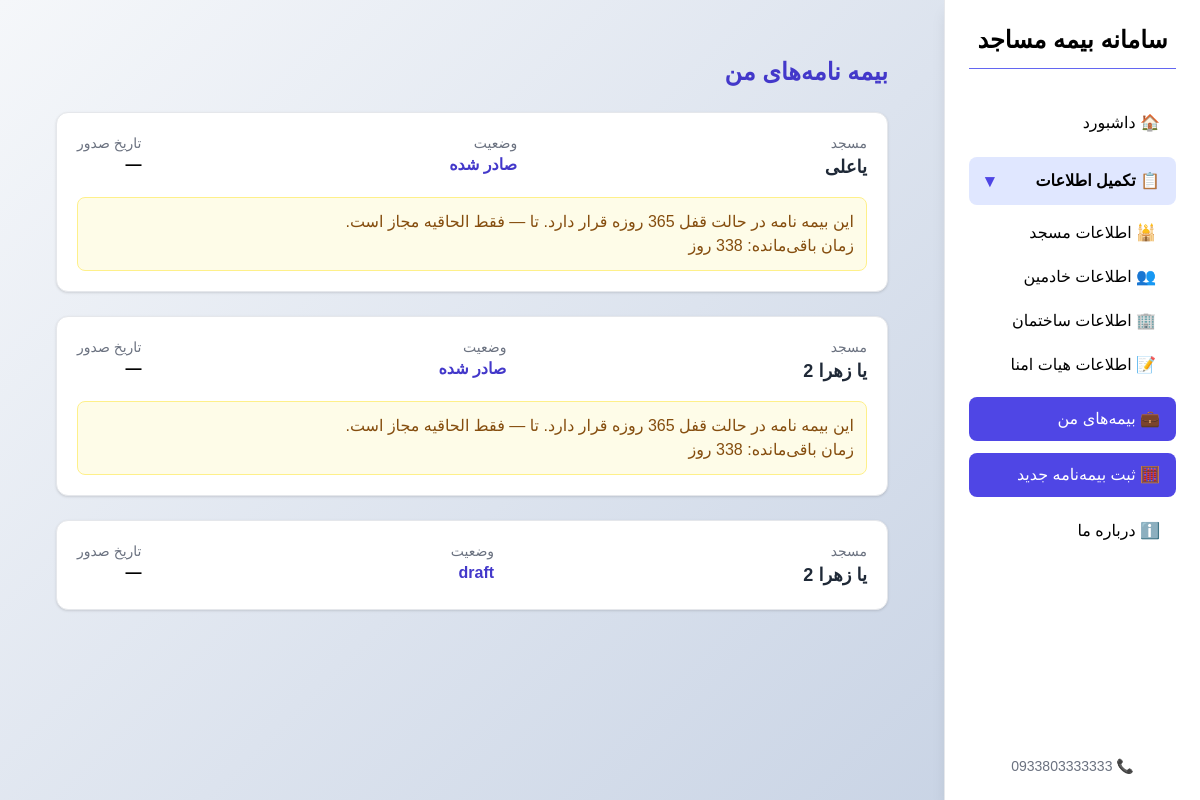
The page /insurance/myinsurance/ (signed in) on the database as committed earlier.
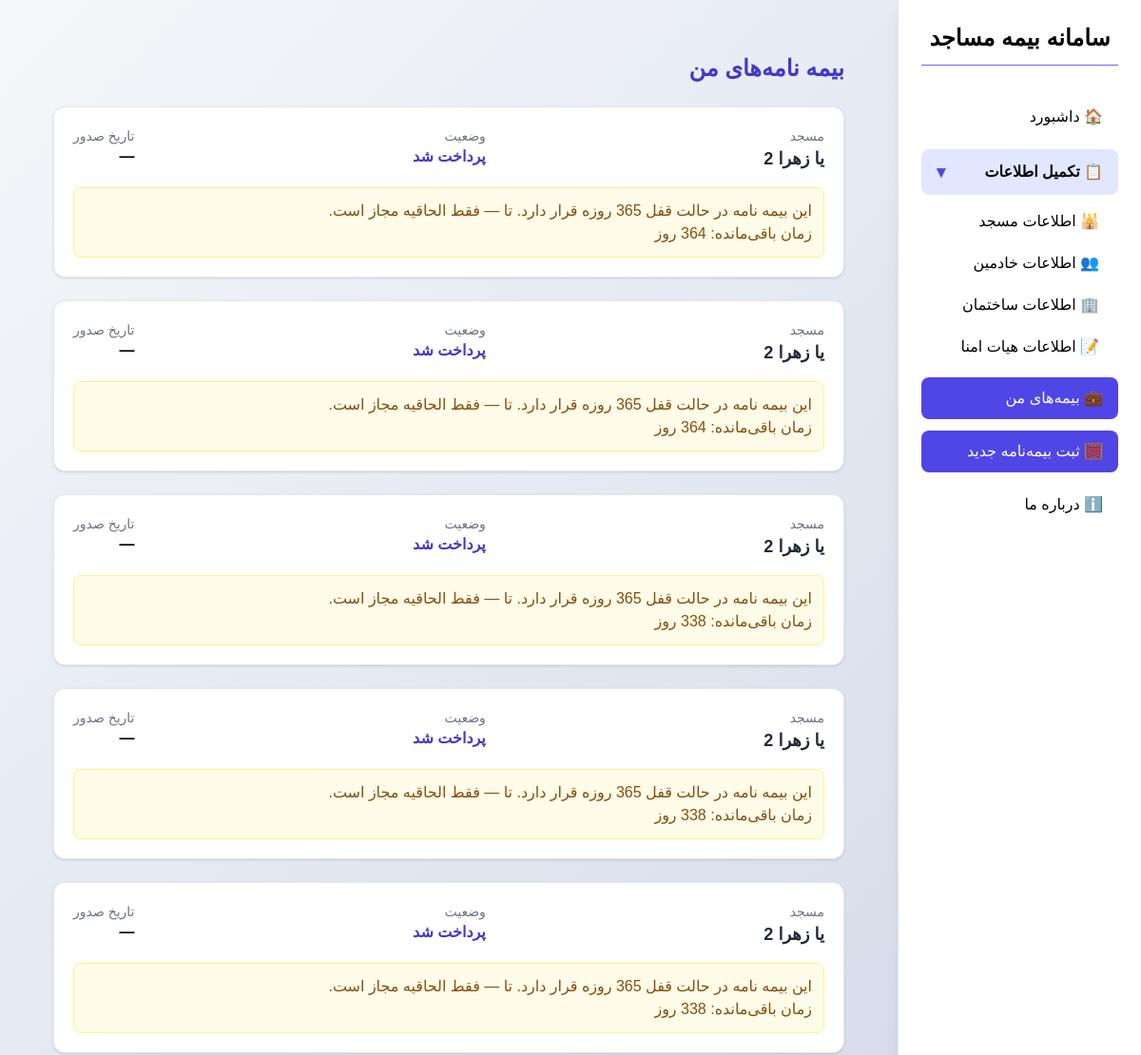
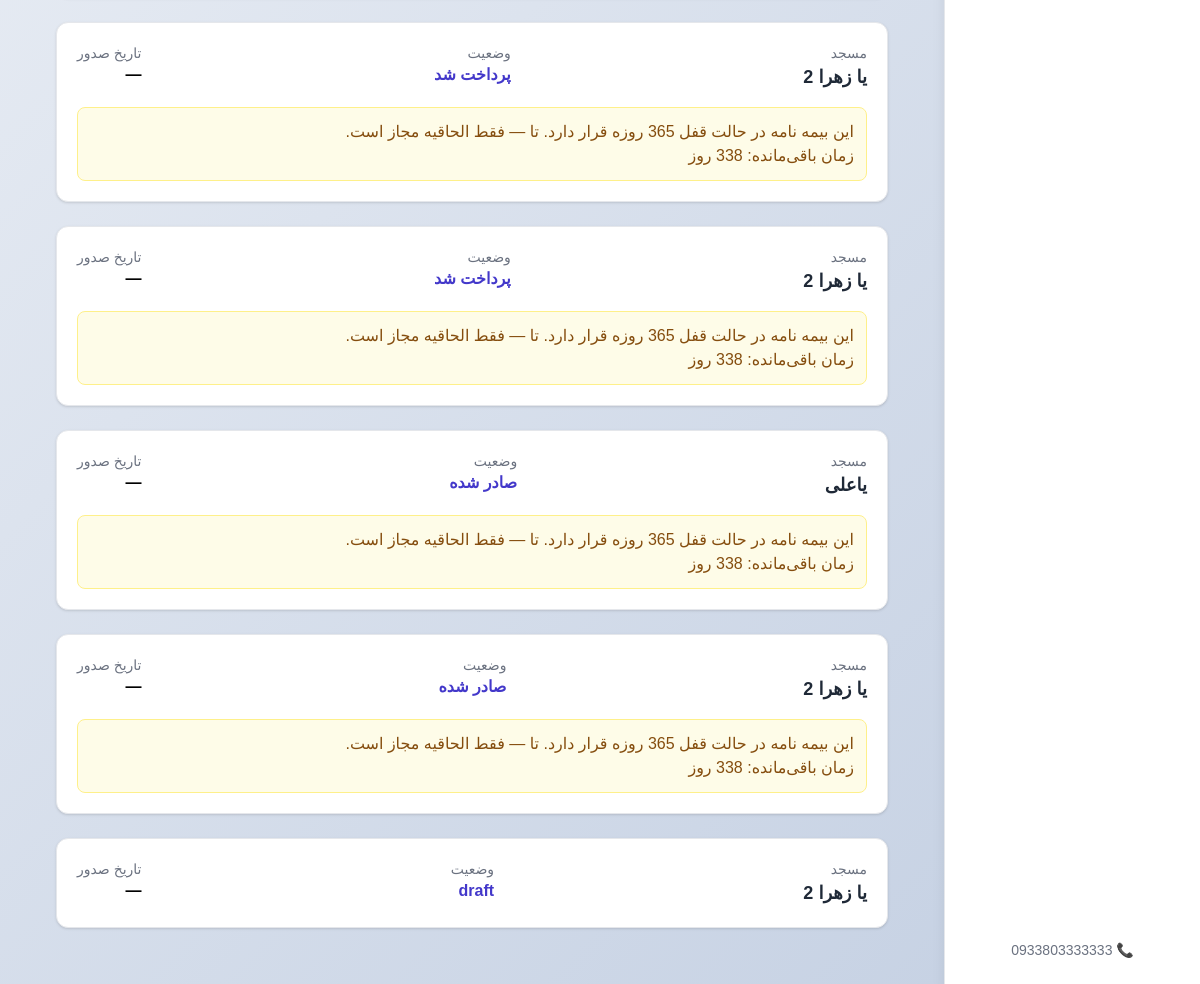
The same page on the database as committed later (2 pictures, top to bottom).
### Insurance/models.py (models this page shows, shortened)
class Insurance(models.Model):
    signup = models.ForeignKey(Signup, on_delete=models.CASCADE)
    coverage = models.ForeignKey(Coverage, on_delete=models.CASCADE)
    premium_quote = models.PositiveIntegerField(null=True, blank=True)  # مبلغ نهایی که در درگاه پرداخت شده
    STATUS_CHOICES = [
        ('payment_completed', 'پرداخت شد'),
        ('issued', 'صادر شده'),
        ('failed', 'صادر نشد'),
    ]
    status = models.CharField(max_length=50, choices=STATUS_CHOICES, default='payment_completed')
    policy_image = models.ImageField(
    upload_to='insurance_policies/',  # پوشه ذخیره
    null=True,
    blank=True,
    verbose_name='عکس بیمه‌نامه'
)
    transaction_id = models.CharField(max_length=100, null=True, blank=True)
    quote_received_at = models.DateTimeField(null=True, blank=True)
    payment_date = models.DateTimeField(null=True, blank=True)
    issued_at = models.DateTimeField(null=True, blank=True)
    valid_until = models.DateTimeField(null=True, blank=True)
    created_at = models.DateTimeField(auto_now_add=True)
    updated_at = models.DateTimeField(auto_now=True)

### forms/models.py (models this page shows, shortened)
class MainRegistration(models.Model):
    registration=models.ForeignKey(Signup,on_delete=models.CASCADE,related_name="mosque",verbose_name="کاربر ثبت کننده")
    mosque_name=models.CharField(max_length=50,verbose_name="نام مسجد")
    mosque_id=models.IntegerField(verbose_name="کد شناسایی مسجد")
    mosque_Capacity=models.IntegerField(validators=[MinValueValidator(10)],verbose_name='ظرفیت نمازگزار')
    mosque_postalcode=models.CharField(verbose_name="کدپستی مسجد",validators=[MinLengthValidator(9)],max_length=11)
    mosque_address=models.CharField(max_length=200,verbose_name="آدرس مسجد")
    mosque_phone=models.CharField(verbose_name="تلفن ثابت مسجد",blank=True,max_length=11,validators=[MinLengthValidator(11)])
    created_phone=models.CharField(verbose_name="تلفن موبایل",max_length=11,validators=[MinLengthValidator(11)],unique=True)
    create_date=models.DateTimeField(auto_now_add=True)
    class Meta:
        verbose_name="لیست مساجد"

### Insurance/views.py (the view)
def myinsurance(request):
    signup = get_signup_from_session(request)
    if not signup:
        messages.error(request, 'ابتدا وارد شوید!')
        return redirect('login')
    insurances = Insurance.objects.filter(signup=signup).select_related('coverage__mosque').order_by('-created_at')
    rows = []
    for insurance in insurances:
        mosque = None
        if insurance.coverage and insurance.coverage.mosque:
            mosque = insurance.coverage.mosque
        lock_until = None
        locked = False
        remaining_days = None
        if insurance.issued_at:
            lock_until = insurance.issued_at + timedelta(days=INSURANCE_LOCK_DAYS)
            locked = timezone.now() < lock_until
            remaining_days = max(0, (lock_until - timezone.now()).days)
        issued_at_jalali = None
        lock_until_jalali = None
        if insurance.issued_at:
            issued_at_jalali = jalali_utils.to_jalali_date(insurance.issued_at)
        if lock_until:
            lock_until_jalali = jalali_utils.to_jalali_date(lock_until)
        rows.append({
            'insurance': insurance,
            'mosque': mosque,
            'lock_until': lock_until,
            'locked': locked,
            'remaining_days': remaining_days,
            'issued_at_jalali': issued_at_jalali,
            'lock_until_jalali': lock_until_jalali,
            'status_label': dict(Insurance.STATUS_CHOICES).get(insurance.status, insurance.status),
            'is_issued': insurance.status in ['issued', 'payment_completed'],
        })
    return render(request, 'myinsurance.html', {'rows': rows})

### forms/views.py (called while the page is built)
def get_signup_from_session(request): #get username
    user=request.session.get('username')
    if user:
        try:
            signup=Signup.objects.filter(username=user).first()
        except Signup.DoesNotExist:
            messages.warning(request,"کاربری شما یافت نشد، لطفا دوباره وارد شوید")
            return None
    else:
        messages.warning(request,"ابتدا وارد شوید!")
        return None
    return signup

### jalali_utils.py (called while the page is built)
def to_jalali_date(dt):
    if not dt:
        return None
    try:
        import jdatetime
        try:
            return jdatetime.datetime.fromgregorian(datetime=dt).strftime('%Y/%m/%d')
        except Exception:
            try:
                return jdatetime.date.fromgregorian(date=dt).strftime('%Y/%m/%d')
            except Exception:
                return None
    except Exception:
        try:
            return dt.strftime('%Y/%m/%d')
        except Exception:
            return None

### Insurance/templates/myinsurance.html (shortened to what this page needs)
{% extends 'base.html' %}
{% block content %}
<div class="max-w-5xl mx-auto p-6 space-y-6">
    <h1 class="text-2xl font-bold text-indigo-700">بیمه نامه‌های من</h1>
    {% if rows %}
        {% for row in rows %}
            <div class="bg-white rounded-xl shadow p-5 border border-gray-200">
                <div class="flex flex-col md:flex-row justify-between gap-3">
                    <div>
                        <p class="text-sm text-gray-500">مسجد</p>
                        <p class="text-lg font-bold text-gray-800">
                            {% if row.mosque %}{{ row.mosque.mosque_name }}{% else %}—{% endif %}
                        </p>
                    </div>
                    <div>
                        <p class="text-sm text-gray-500">وضعیت</p>
                        <p class="font-semibold text-indigo-700">{{ row.status_label }}</p>
                    </div>
                    <div>
                        <p class="text-sm text-gray-500">تاریخ صدور</p>
                        <p class="font-semibold">{{ row.issued_at_jalali|default:'—' }}</p>
                    </div>
                </div>
                {% if row.is_issued %}
                    <div class="mt-4 rounded-lg p-3 {% if row.locked %}bg-yellow-50 border border-yellow-200 text-yellow-800{% else %}bg-green-50 border border-green-200 text-green-800{% endif %}">
                        {% if row.locked %}
                                این بیمه نامه در حالت قفل 365 روزه قرار دارد. تا {{ row.lock_until_jalali|default:'—' }} فقط الحاقیه مجاز است.
                            <br>
                                زمان باقی‌مانده: {{ row.remaining_days }} روز
                        {% else %}
                            دوره قفل 365 روزه پایان یافته است. اکنون امکان صدور بیمه جدید برای این مسجد مجدداً فعال است.
                        {% endif %}
                    </div>
                {% endif %}
            </div>
        {% endfor %}
    {% else %}
        <div class="bg-gray-50 rounded-xl p-6 text-gray-600">هیچ بیمه‌نامه‌ای ثبت نشده است.</div>
    {% endif %}
</div>
{% endblock %}

### templates/base.html (shortened to what this page needs)
{% load static %}
<!DOCTYPE html>
<html lang="fa" dir="rtl">
<head>
  <script src="https://cdn.tailwindcss.com"></script>
  <link rel="stylesheet" href="{% static 'css/style.css' %}">
</head>
<body class="bg-gray-100 flex min-h-screen">
  <aside class="w-64 bg-white shadow-lg border-l border-gray-200 p-6 flex flex-col justify-between fixed h-full right-0">
    <div>
      <h1 class="text-2xl font-bold mb-8 text-center border-b border-indigo-500 pb-3">
        سامانه بیمه مساجد
      </h1>
      <nav class="space-y-3">
        <a href="/" class="block py-2.5 px-4 rounded-lg hover:bg-indigo-600 transition {% if request.path == '/' %}bg-indigo-600 text-white{% endif %}">
          🏠 داشبورد
        </a>
        <details open class="mb-3">
          <summary class="cursor-pointer py-2.5 px-4 rounded-lg bg-indigo-100 hover:bg-indigo-200 font-semibold flex items-center justify-between">
            <span>📋 تکمیل اطلاعات</span>
            <span class="text-indigo-600 text-lg">▾</span>
          </summary>
          <div class="pl-4 space-y-1 mt-2">
            <a href="{% url 'mainform' %}"
               class="block py-2 px-5 rounded hover:bg-indigo-600 hover:text-white transition {% if '/mainform/' in request.path %}bg-indigo-600 text-white{% endif %}">
              🕌 اطلاعات مسجد
            </a>
            <a href="{% url 'personform' %}"
               class="block py-2 px-5 rounded hover:bg-indigo-600 hover:text-white transition {% if '/personform/' in request.path %}bg-indigo-600 text-white{% endif %}">
              👥 اطلاعات خادمین
            </a>
            <a href="{% url 'buildform' %}"
               class="block py-2 px-5 rounded hover:bg-indigo-600 hover:text-white transition {% if '/buildform/' in request.path %}bg-indigo-600 text-white{% endif %}">
              🏢 اطلاعات ساختمان
            </a>
            <a href="{% url 'boardform' %}"
               class="block py-2 px-5 rounded hover:bg-indigo-600 hover:text-white transition {% if '/boardform/' in request.path %}bg-indigo-600 text-white{% endif %}">
              📝 اطلاعات هیات امنا
            </a>
          </div>
        </details>
        <a href="{% url 'myinsurance' %}"
          class="block py-2.5 px-4 rounded-lg hover:bg-indigo-600 transition {% if '/myinsurance/' in request.path %}bg-indigo-600 text-white{% endif %}">
          💼 بیمه‌های من
        </a>
        <a href="{% url 'insurance' %}"
          class="block py-2.5 px-4 rounded-lg hover:bg-indigo-600 transition {% if '/insurance/' in request.path %}bg-indigo-600 text-white{% endif %}">
          🧮 ثبت بیمه‌نامه جدید
        </a>
        <a href="/about/" class="block py-2.5 px-4 rounded-lg hover:bg-indigo-600 transition {% if '/about/' in request.path %}bg-indigo-600 text-white{% endif %}">
          ℹ️ درباره ما
        </a>
      </nav>
    </div>
    <div class="text-center text-gray-500 text-sm mt-8">
      📞 0933803333333
    </div>
  </aside>
  <main class="flex-1 p-8 mr-64">
    {% block content %}{% endblock %}
  </main>
</body>
</html>

### bimemasajed1/static/css/style.css (style rules this page uses)
body { font-family: 'Vazirmatn', sans-serif; background: linear-gradient(135deg, #f5f7fa 0%, #c3cfe2 100%); min-height: 100vh; }

Rows that differ between the two databases and show on the page:
added Insurance: mosque.mosque_name "یا زهرا 2", status_label "پرداخت شد", issued_at_jalali "—", lock_until_jalali "—", remaining_days "364"
added Insurance: mosque.mosque_name "یا زهرا 2", status_label "پرداخت شد", issued_at_jalali "—", lock_until_jalali "—", remaining_days "364"
added Insurance: mosque.mosque_name "یا زهرا 2", status_label "پرداخت شد", issued_at_jalali "—", lock_until_jalali "—", remaining_days "338"
added Insurance: mosque.mosque_name "یا زهرا 2", status_label "پرداخت شد", issued_at_jalali "—", lock_until_jalali "—", remaining_days "338"
added Insurance: mosque.mosque_name "یا زهرا 2", status_label "پرداخت شد", issued_at_jalali "—", lock_until_jalali "—", remaining_days "338"
added Insurance: mosque.mosque_name "یا زهرا 2", status_label "پرداخت شد", issued_at_jalali "—", lock_until_jalali "—", remaining_days "338"
added Insurance: mosque.mosque_name "یا زهرا 2", status_label "پرداخت شد", issued_at_jalali "—", lock_until_jalali "—", remaining_days "338"
